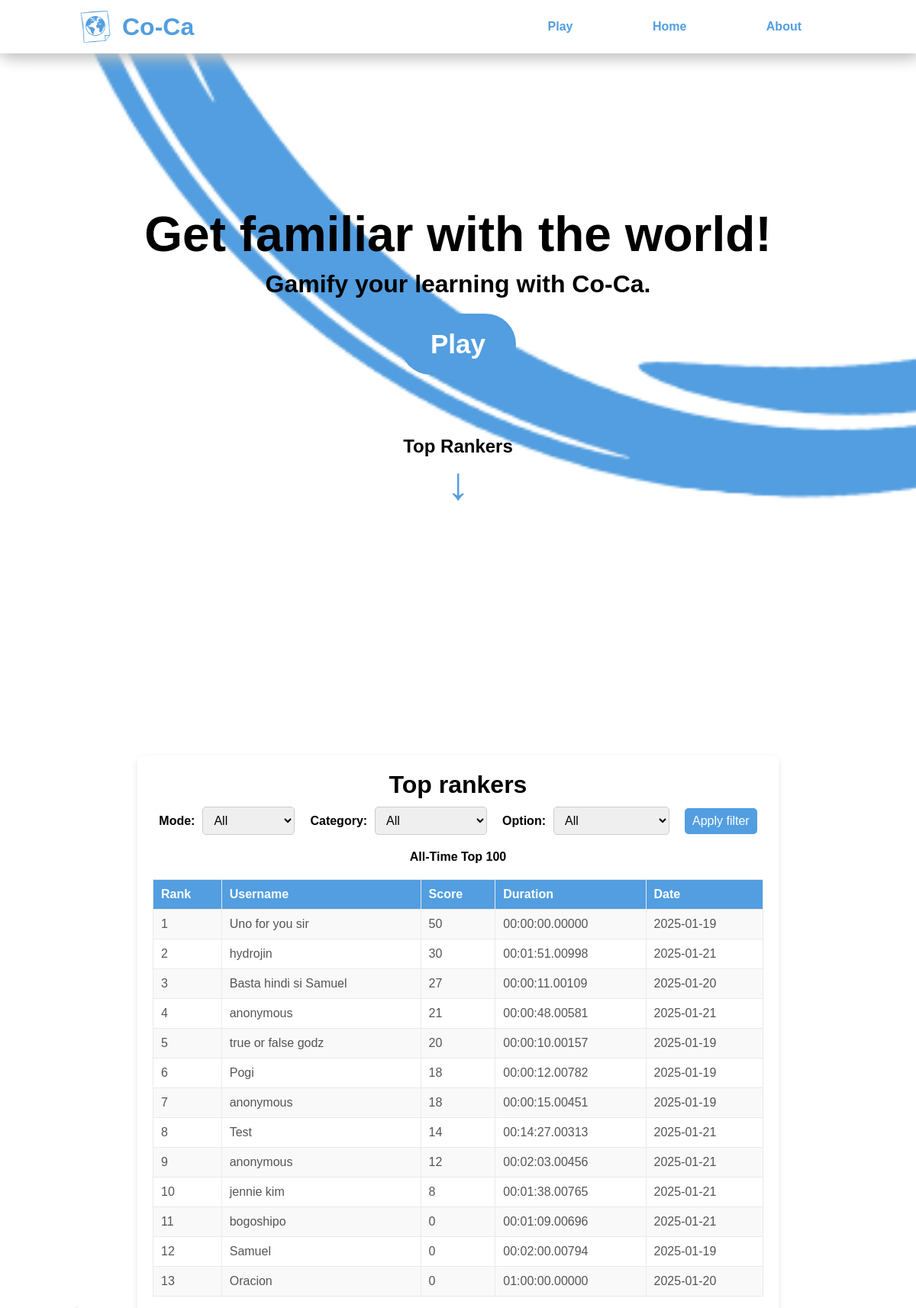
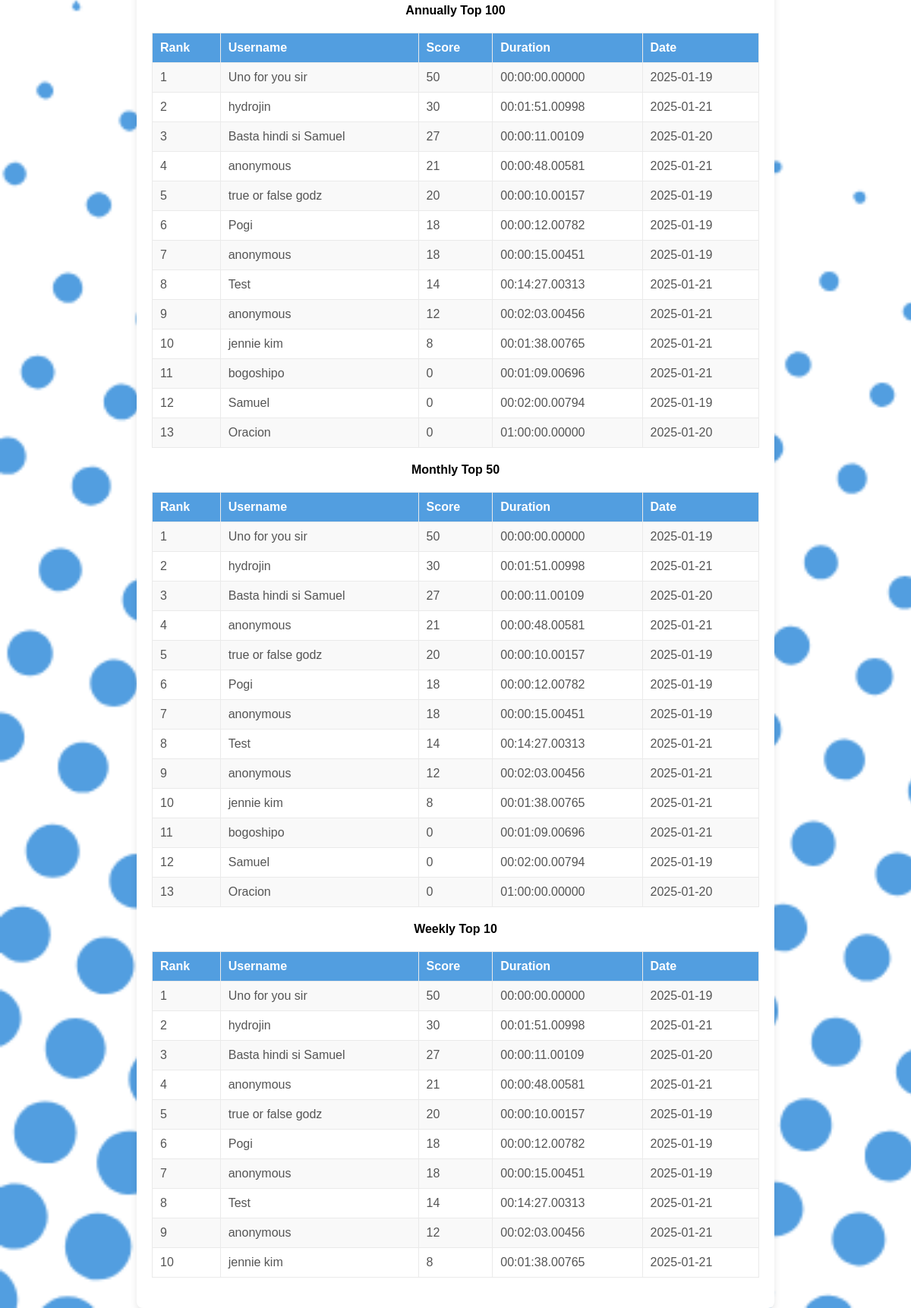
The page / on the database its author committed (2 pictures, top to bottom).
### tables this page shows
CREATE TABLE "highscore" (
    id INTEGER PRIMARY KEY,
    user VARCHAR(50),
    score INTEGER,
    mode VARCHAR(50),
    category VARCHAR(50),
    option VARCHAR(50),
    duration DECIMAL(15, 5),  -- Set to DECIMAL(15, 5)
    record_date DATE
);

### app.py (the view, shortened to what this page needs)
@app.route("/", methods=["GET", "POST"])
def index():
    modes = ["All", "Capital city", "Country"]
    categories = ["All", "Earth", "Asia", "Africa", "North America", "South America", "Europe", "Australia"]
    options = ["All", "True or False", "Multiple Choice", "Identification"]
    connection = sqlite3.connect("database.db")
    cursor = connection.cursor()
    query = '''SELECT id, user, score, mode, category, option, duration, record_date
        FROM highscore '''
    result_all = cursor.execute(query + "ORDER BY score desc, duration LIMIT 100").fetchall()
    result_annually = cursor.execute(query + "WHERE strftime('%Y', record_date) = strftime('%Y', 'now') ORDER BY score desc, duration LIMIT 100").fetchall()
    result_monthly = cursor.execute(query + "WHERE strftime('%Y', record_date) = strftime('%Y', 'now') AND strftime('%m', record_date) = strftime('%m', 'now') ORDER BY score desc, duration LIMIT 50").fetchall()
    result_weekly = cursor.execute(query + "WHERE julianday('now') - julianday(record_date) <= 7 ORDER BY score desc, duration LIMIT 10").fetchall()
    connection.commit()
    connection.close()
    result_all = [(row[0], row[1], row[2], row[3], row[4], row[5], seconds_to_time(row[6]), row[7]) for row in result_all]
    result_annually = [(row[0], row[1], row[2], row[3], row[4], row[5], seconds_to_time(row[6]), row[7]) for row in result_annually]
    result_monthly = [(row[0], row[1], row[2], row[3], row[4], row[5], seconds_to_time(row[6]), row[7]) for row in result_monthly]
    result_weekly = [(row[0], row[1], row[2], row[3], row[4], row[5], seconds_to_time(row[6]), row[7]) for row in result_weekly]
    ranker_all = [Player(*row) for row in result_all]
    ranker_annually = [Player(*row) for row in result_annually]
    ranker_monthly = [Player(*row) for row in result_monthly]
    ranker_weekly = [Player(*row) for row in result_weekly]
    data = {"mode": "All Mode", "category": "All Category", "option": "All Option"}
    return render_template(
        "index.html",
        ranker_all=ranker_all,
        ranker_annually=ranker_annually,
        ranker_monthly=ranker_monthly,
        ranker_weekly=ranker_weekly,
        data=data,
        modes=modes,
        categories=categories,
        options=options
    )

### app.py (called while the page is built)
def seconds_to_time(total_seconds):
    hours = int(total_seconds // 3600)
    minutes = int((total_seconds % 3600) // 60)
    seconds = int(total_seconds % 60)
    milliseconds = int((total_seconds % 1) * 1000)
    formatted_time = f"{hours:02}:{minutes:02}:{seconds:02}.{milliseconds:05}"
    return formatted_time

### classes/player.py (called while the page is built)
    @property
    def user(self):
        return self.__user

    @property
    def score(self):
        return self.__score

    @property
    def duration(self):
        return self.__duration

    @property
    def record_date(self):
        return self.__record_date

### templates/index.html (shortened to what this page needs)
<!DOCTYPE html>
<html>
<head>
    {% block head %}
    <link rel="stylesheet" href="/static/index_style.css">
    {% endblock %}
</head>
<body>
    {%block body %}
    <div class="navbar">
        <div class="logo">
            <img src="/static/logo.png" alt="">
            <h1>Co-Ca</h1>
        </div>
        <div class="links">
            <a href="">Play</a>
            <a href="">Home</a>
            <a href="">About</a>
        </div>
    </div>
    <div class="main">
        <div class="text">
            <h1>Get familiar with the world!</h1>
            <h2>Gamify your learning with Co-Ca.</h2>
        </div>
        <div class="buttons">
            <form action="/customize" method="get">
                <button type="submit" class="btn">Play</button>
            </form>
        </div>
        <h2 class="down">Top Rankers</h2>
        <a href="#target" class="down-arrow"><h1>↓</h1></a>
    </div>
    <div class="leaderboards">
        <h1 id="target">Top rankers</h1>
        <form action="/" method="POST">
            <label for="mode">Mode: </label>
            <select name="mode" id="mode">
                {% for mode in modes %}
                    <option value="{{ mode }}">{{ mode }}</option>
                {% endfor %}
            </select>
            <br>
            <label for="category">Category: </label>
            <select name="category" id="category">
                {% for category in categories %}
                    <option value="{{ category }}">{{ category }}</option>
                {% endfor %}
            </select>
            <br>
            <label for="option">Option: </label>
            <select name="option" id="option">
                {% for option in options %}
                    <option value="{{ option }}">{{ option }}</option>
                {% endfor %}
            </select>
            <br>
            <input type="submit" value="Apply filter">
        </form>
        <h4>All-Time Top 100</h4>
        <table>
            <tr>
                <th>Rank</th>
                <th>Username</th>
                <th>Score</th>
                <th>Duration</th>
                <th>Date</th>
            </tr>
            {% for player in ranker_all %}
                <tr>
                    <td>{{ loop.index }}</td>
                    <td>{{ player.user }}</td>
                    <td>{{ player.score }}</td>
                    <td>{{ player.duration }}</td>
                    <td>{{ player.record_date }}</td>
                </tr>
            {% endfor %}
        </table>
        <h4>Annually Top 100</h4>
        <table>
            <tr>
                <th>Rank</th>
                <th>Username</th>
                <th>Score</th>
                <th>Duration</th>
                <th>Date</th>
            </tr>
            {% for player in ranker_annually %}
                <tr>
                    <td>{{ loop.index }}</td>
                    <td>{{ player.user }}</td>
                    <td>{{ player.score }}</td>
                    <td>{{ player.duration }}</td>
                    <td>{{ player.record_date }}</td>
                </tr>
            {% endfor %}
        </table>
        <h4>Monthly Top 50</h4>
        <table>
            <tr>
                <th>Rank</th>
                <th>Username</th>
                <th>Score</th>
                <th>Duration</th>
                <th>Date</th>
            </tr>
            {% for player in ranker_monthly %}
                <tr>
                    <td>{{ loop.index }}</td>
                    <td>{{ player.user }}</td>
                    <td>{{ player.score }}</td>
                    <td>{{ player.duration }}</td>
                    <td>{{ player.record_date }}</td>
                </tr>
            {% endfor %}
        </table>
        <h4>Weekly Top 10</h4>
        <table>
            <tr>
                <th>Rank</th>
                <th>Username</th>
                <th>Score</th>
                <th>Duration</th>
                <th>Date</th>
            </tr>
            {% for player in ranker_weekly %}
                <tr>
                    <td>{{ loop.index }}</td>
                    <td>{{ player.user }}</td>
                    <td>{{ player.score }}</td>
                    <td>{{ player.duration }}</td>
                    <td>{{ player.record_date }}</td>
                </tr>
            {% endfor %}
        </table>
        {% endblock %}
    </div>
</body>
</html>

### static/index_style.css (style rules this page uses)
* { box-sizing: border-box; padding: 0; margin: 0; font-family: 'Arial'; }
.navbar { color: #529EE0; height: 70px; width: 100%; padding: 20px 100px; display: flex; justify-content: space-between; align-items: center; background-color: white; box-shadow: 5px 5px 20px #c2c1c1, -5px -5px 20px #acacac; }
.logo { display: flex; align-items: center; }
.logo img { height: 50px; width: 50px; margin-right: 10px; }
.navbar a { padding: 10px 50px; text-decoration: none; color: #529EE0; font-weight: bold; transition: 0.2s; }
body { margin: 0; height: 100vh; background-image: url(Background.png); background-size: cover; background-repeat: no-repeat; background-attachment: fixed; }
.main { display: flex; flex-direction: column; align-items: center; text-align: center; height: 100%; width: 100%; margin-top: 100px; scroll-behavior: smooth; }
.text h2 { margin: 10px; font-size: 2em; }
.buttons { margin-top: 15x; display: flex; }
.btn { background-color: #529EE0 ; color: white; padding: 20px 40px; border: none; border-radius: 50px; cursor: pointer; font-size: 35px; font-weight: bold; margin: 10px; }
.text { margin-top: 100px; }
.text h1 { font-size: 4em; }
.down { margin-top: 50px; }
.down-arrow { font-weight: bolder; font-size: 30px; text-decoration: none; color: #529EE0; transition: transform 0.3s ease, color 0.3s ease; }
.leaderboards { width: 70%; max-width: 1200px; margin: 20px auto; background-color: #ffffff; box-shadow: 0 4px 10px rgba(0, 0, 0, 0.1); border-radius: 8px; padding: 20px; }
.leaderboards h1, .leaderboards h4 { text-align: center; color: black; margin-bottom: 10px; }
form { display: flex; justify-content: center; flex-direction: row; align-items: center; gap: 10px; margin-bottom: 20px; }
form label { font-weight: bold; color: black; }
form select, form input[type="submit"] { padding: 8px 10px; border-radius: 5px; border: 1px solid #cccccc; font-size: 16px; }
form input[type="submit"] { background-color: #529EE0; color: white; cursor: pointer; border: none; transition: background-color 0.3s; }
table { width: 100%; border-collapse: collapse; margin: 20px 0; border-radius: 10px; }
table th, table td { text-align: left; padding: 10px; border: 1px solid #eaeaea; }
table th { background-color: #529EE0; color: white; }
table tr:nth-child(even) { background-color: #f9f9f9; }
table td { color: #555555; }

### rows shown on the page
highscore: user "Uno for you sir", score "50", duration "00:00:00.00000", record_date "2025-01-19"
highscore: user "hydrojin", score "30", duration "00:01:51.00998", record_date "2025-01-21"
highscore: user "Basta hindi si Samuel", score "27", duration "00:00:11.00109", record_date "2025-01-20"
highscore: user "anonymous", score "21", duration "00:00:48.00581", record_date "2025-01-21"
highscore: user "true or false godz", score "20", duration "00:00:10.00157", record_date "2025-01-19"
highscore: user "Pogi", score "18", duration "00:00:12.00782", record_date "2025-01-19"
highscore: user "anonymous", score "18", duration "00:00:15.00451", record_date "2025-01-19"
highscore: user "Test", score "14", duration "00:14:27.00313", record_date "2025-01-21"
highscore: user "anonymous", score "12", duration "00:02:03.00456", record_date "2025-01-21"
highscore: user "jennie kim", score "8", duration "00:01:38.00765", record_date "2025-01-21"
highscore: user "bogoshipo", score "0", duration "00:01:09.00696", record_date "2025-01-21"
highscore: user "Samuel", score "0", duration "00:02:00.00794", record_date "2025-01-19"
highscore: user "Oracion", score "0", duration "01:00:00.00000", record_date "2025-01-20"

### other values the page prints
form field mode "All"
form field category "All"
form field option "All"
